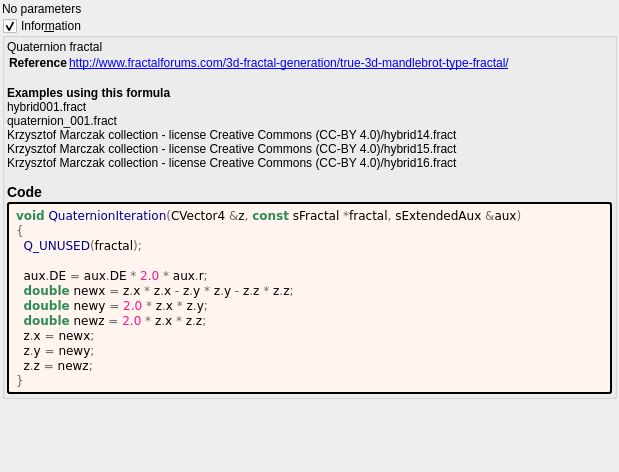
<?xml version="1.0" encoding="UTF-8"?>
<ui version="4.0">
 <class>quaternion</class>
 <widget class="QWidget" name="Form">
  <property name="geometry">
   <rect>
    <x>0</x>
    <y>0</y>
    <width>619</width>
    <height>472</height>
   </rect>
  </property>
  <property name="windowTitle">
   <string notr="true">quaternion</string>
  </property>
  <layout class="QVBoxLayout" name="verticalLayout">
   <property name="spacing">
    <number>2</number>
   </property>
   <property name="leftMargin">
    <number>2</number>
   </property>
   <property name="topMargin">
    <number>2</number>
   </property>
   <property name="rightMargin">
    <number>2</number>
   </property>
   <property name="bottomMargin">
    <number>2</number>
   </property>
   <item>
    <widget class="QLabel" name="label">
     <property name="text">
      <string>No parameters</string>
     </property>
    </widget>
   </item>
   <item>
    <widget class="MyGroupBox" name="groupCheck_info">
     <property name="title">
      <string>Infor&amp;mation</string>
     </property>
     <property name="flat">
      <bool>false</bool>
     </property>
     <property name="checkable">
      <bool>true</bool>
     </property>
     <layout class="QVBoxLayout" name="verticalLayout_2">
      <property name="spacing">
       <number>2</number>
      </property>
      <property name="leftMargin">
       <number>2</number>
      </property>
      <property name="topMargin">
       <number>2</number>
      </property>
      <property name="rightMargin">
       <number>2</number>
      </property>
      <property name="bottomMargin">
       <number>2</number>
      </property>
      <item>
       <widget class="QLabel" name="label_information_general">
        <property name="text">
         <string notr="true">&lt;p&gt;Quaternion fractal&lt;/p&gt;&lt;table&gt;
&lt;tr&gt;&lt;th&gt;Reference&lt;/th&gt;&lt;td&gt;&lt;a href=&quot;http://www.fractalforums.com/3d-fractal-generation/true-3d-mandlebrot-type-fractal/&quot;&gt;http://www.fractalforums.com/3d-fractal-generation/true-3d-mandlebrot-type-fractal/&lt;br&gt;
&lt;/td&gt;&lt;/tr&gt;
&lt;/table&gt;
&lt;br&gt;&lt;b&gt;Examples using this formula&lt;/b&gt;&lt;br&gt;hybrid001.fract&lt;br&gt;quaternion_001.fract&lt;br&gt;Krzysztof Marczak collection - license Creative Commons (CC-BY 4.0)/hybrid14.fract&lt;br&gt;Krzysztof Marczak collection - license Creative Commons (CC-BY 4.0)/hybrid15.fract&lt;br&gt;Krzysztof Marczak collection - license Creative Commons (CC-BY 4.0)/hybrid16.fract&lt;h3&gt;Code&lt;/h3&gt;</string>
        </property>
        <property name="wordWrap">
         <bool>true</bool>
        </property>
        <property name="openExternalLinks">
         <bool>true</bool>
        </property>
        <property name="textInteractionFlags">
         <set>Qt::LinksAccessibleByMouse|Qt::TextSelectableByMouse</set>
        </property>
       </widget>
      </item>
      <item>
       <widget class="QLabel" name="label_code_content">
        <property name="styleSheet">
         <string notr="true">border-style: outset; border-width: 2px; border-radius: 3px; border-color: black; background-color: #fff5ee; padding: 4px;</string>
        </property>
        <property name="text">
         <string notr="true">&lt;body style=&quot;background-color:#fff5ee&quot;&gt;
&lt;pre style=&quot;color:#000000; background-color:#fff5ee;  font-family:'Courier New',monospace;&quot;&gt;&lt;span style=&quot;color:#2e8b57; font-weight:bold&quot;&gt;void&lt;/span&gt; &lt;span style=&quot;color:#00008f&quot;&gt;QuaternionIteration&lt;/span&gt;&lt;span style=&quot;color:#676767&quot;&gt;(&lt;/span&gt;CVector4 &lt;span style=&quot;color:#676767&quot;&gt;&amp;amp;&lt;/span&gt;z&lt;span style=&quot;color:#676767&quot;&gt;,&lt;/span&gt; &lt;span style=&quot;color:#2e8b57; font-weight:bold&quot;&gt;const&lt;/span&gt; sFractal &lt;span style=&quot;color:#676767&quot;&gt;*&lt;/span&gt;fractal&lt;span style=&quot;color:#676767&quot;&gt;,&lt;/span&gt; sExtendedAux &lt;span style=&quot;color:#676767&quot;&gt;&amp;amp;&lt;/span&gt;aux&lt;span style=&quot;color:#676767&quot;&gt;)&lt;/span&gt;
&lt;span style=&quot;color:#676767&quot;&gt;{&lt;/span&gt;
  &lt;span style=&quot;color:#00008f&quot;&gt;Q_UNUSED&lt;/span&gt;&lt;span style=&quot;color:#676767&quot;&gt;(&lt;/span&gt;fractal&lt;span style=&quot;color:#676767&quot;&gt;);&lt;/span&gt;

  aux&lt;span style=&quot;color:#676767&quot;&gt;.&lt;/span&gt;DE &lt;span style=&quot;color:#676767&quot;&gt;=&lt;/span&gt; aux&lt;span style=&quot;color:#676767&quot;&gt;.&lt;/span&gt;DE &lt;span style=&quot;color:#676767&quot;&gt;*&lt;/span&gt; &lt;span style=&quot;color:#ff1493&quot;&gt;2.0&lt;/span&gt; &lt;span style=&quot;color:#676767&quot;&gt;*&lt;/span&gt; aux&lt;span style=&quot;color:#676767&quot;&gt;.&lt;/span&gt;r&lt;span style=&quot;color:#676767&quot;&gt;;&lt;/span&gt;
  &lt;span style=&quot;color:#2e8b57; font-weight:bold&quot;&gt;double&lt;/span&gt; newx &lt;span style=&quot;color:#676767&quot;&gt;=&lt;/span&gt; z&lt;span style=&quot;color:#676767&quot;&gt;.&lt;/span&gt;x &lt;span style=&quot;color:#676767&quot;&gt;*&lt;/span&gt; z&lt;span style=&quot;color:#676767&quot;&gt;.&lt;/span&gt;x &lt;span style=&quot;color:#676767&quot;&gt;-&lt;/span&gt; z&lt;span style=&quot;color:#676767&quot;&gt;.&lt;/span&gt;y &lt;span style=&quot;color:#676767&quot;&gt;*&lt;/span&gt; z&lt;span style=&quot;color:#676767&quot;&gt;.&lt;/span&gt;y &lt;span style=&quot;color:#676767&quot;&gt;-&lt;/span&gt; z&lt;span style=&quot;color:#676767&quot;&gt;.&lt;/span&gt;z &lt;span style=&quot;color:#676767&quot;&gt;*&lt;/span&gt; z&lt;span style=&quot;color:#676767&quot;&gt;.&lt;/span&gt;z&lt;span style=&quot;color:#676767&quot;&gt;;&lt;/span&gt;
  &lt;span style=&quot;color:#2e8b57; font-weight:bold&quot;&gt;double&lt;/span&gt; newy &lt;span style=&quot;color:#676767&quot;&gt;=&lt;/span&gt; &lt;span style=&quot;color:#ff1493&quot;&gt;2.0&lt;/span&gt; &lt;span style=&quot;color:#676767&quot;&gt;*&lt;/span&gt; z&lt;span style=&quot;color:#676767&quot;&gt;.&lt;/span&gt;x &lt;span style=&quot;color:#676767&quot;&gt;*&lt;/span&gt; z&lt;span style=&quot;color:#676767&quot;&gt;.&lt;/span&gt;y&lt;span style=&quot;color:#676767&quot;&gt;;&lt;/span&gt;
  &lt;span style=&quot;color:#2e8b57; font-weight:bold&quot;&gt;double&lt;/span&gt; newz &lt;span style=&quot;color:#676767&quot;&gt;=&lt;/span&gt; &lt;span style=&quot;color:#ff1493&quot;&gt;2.0&lt;/span&gt; &lt;span style=&quot;color:#676767&quot;&gt;*&lt;/span&gt; z&lt;span style=&quot;color:#676767&quot;&gt;.&lt;/span&gt;x &lt;span style=&quot;color:#676767&quot;&gt;*&lt;/span&gt; z&lt;span style=&quot;color:#676767&quot;&gt;.&lt;/span&gt;z&lt;span style=&quot;color:#676767&quot;&gt;;&lt;/span&gt;
  z&lt;span style=&quot;color:#676767&quot;&gt;.&lt;/span&gt;x &lt;span style=&quot;color:#676767&quot;&gt;=&lt;/span&gt; newx&lt;span style=&quot;color:#676767&quot;&gt;;&lt;/span&gt;
  z&lt;span style=&quot;color:#676767&quot;&gt;.&lt;/span&gt;y &lt;span style=&quot;color:#676767&quot;&gt;=&lt;/span&gt; newy&lt;span style=&quot;color:#676767&quot;&gt;;&lt;/span&gt;
  z&lt;span style=&quot;color:#676767&quot;&gt;.&lt;/span&gt;z &lt;span style=&quot;color:#676767&quot;&gt;=&lt;/span&gt; newz&lt;span style=&quot;color:#676767&quot;&gt;;&lt;/span&gt;
&lt;span style=&quot;color:#676767&quot;&gt;}&lt;/span&gt;
&lt;/pre&gt;
&lt;/body&gt;</string>
        </property>
        <property name="wordWrap">
         <bool>true</bool>
        </property>
        <property name="openExternalLinks">
         <bool>true</bool>
        </property>
        <property name="textInteractionFlags">
         <set>Qt::LinksAccessibleByMouse|Qt::TextSelectableByMouse</set>
        </property>
       </widget>
      </item>
     </layout>
    </widget>
   </item>
   <item>
    <spacer name="verticalSpacer">
     <property name="orientation">
      <enum>Qt::Vertical</enum>
     </property>
     <property name="sizeHint" stdset="0">
      <size>
       <width>20</width>
       <height>40</height>
      </size>
     </property>
    </spacer>
   </item>
  </layout>
 </widget>
 <customwidgets>
  <customwidget>
   <class>MyGroupBox</class>
   <extends>QGroupBox</extends>
   <header>my_group_box.h</header>
   <container>1</container>
  </customwidget>
 </customwidgets>
 <tabstops>
  <tabstop>groupCheck_info</tabstop>
 </tabstops>
 <resources/>
 <connections/>
</ui>
